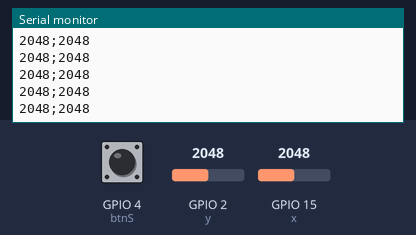
Recording of a sketch running on a simulated ESP32. On the bench: the last lines printed to the serial monitor. The test bench sets the inputs (shaded band); at power-on: GPIO 4 (btnS) HIGH, GPIO 2 (y) = 2048, GPIO 15 (x) = 2048.

Above: at 4.2 s.
4.3 s: GPIO 4 (btnS) pulled LOW for 0.15 s
At 4.31 s:
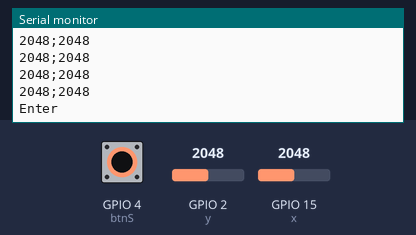
5.9 s: GPIO 2 (y) set to 2866
At 5.91 s:
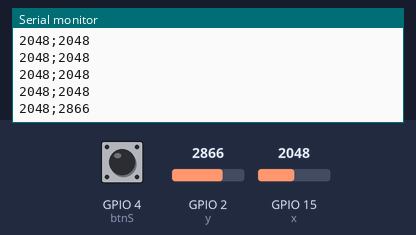
7.4 s: GPIO 15 (x) set to 2866
At 7.42 s:
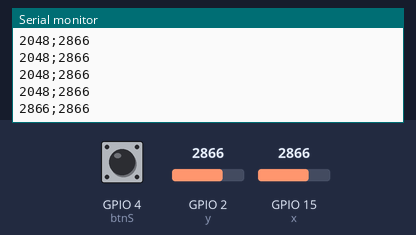
8.9 s: GPIO 2 (y) set to 3603
At 8.92 s:
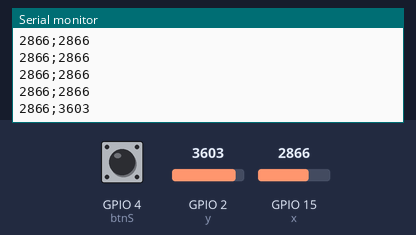
10.4 s: GPIO 15 (x) set to 3603
At 10.43 s:
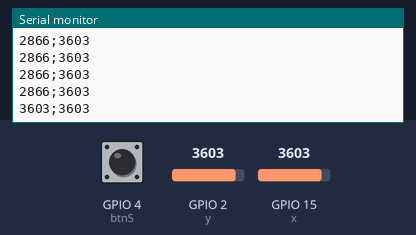
Timing chart, 0 to 12.9 s (numbered marks = the images above; inputs shaded):
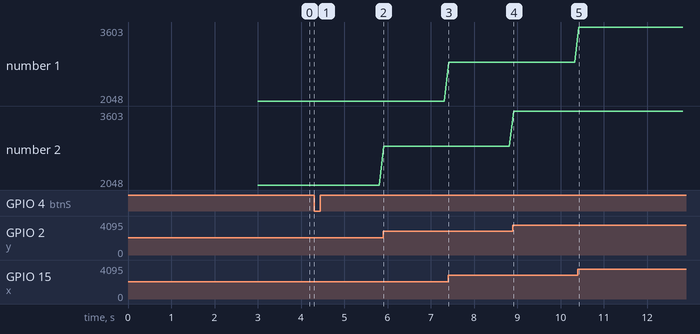

Measured:
- after the input at 4.3 s, the serial monitor: prints a new line at once (image 1)
- after the input at 5.9 s, the serial monitor: prints a new line at once (image 2)
- after the input at 7.4 s, the serial monitor: prints a new line at once (image 3)
- after the input at 8.9 s, the serial monitor: prints a new line at once (image 4)
- after the input at 10.4 s, the serial monitor: prints a new line at once (image 5)
- plotted number 2: 2048 → 2866 after the input at 5.9 s, 2866 → 3603 after the input at 8.9 s

The sketch:

code_ESP32.ino
```cpp
/*
  OBS: Pinos do joystic para baixo

  Esquerda  =   Y=0
  Cima      =   X=4095
  Direita   =   Y=4095
  Baixo     =   X=0


Envia: x ; y
  x > 0 = direita
  y > 0 = cima

*/

#define btnS 4 // botão Start (no joystick) - Quando pressionado = 0V

int x = 15; // Saída analógica (Eixo X) VrX
int y = 2;  // Saída analógica (Eixo Y) VrY

String txt = "";

void setup() {
  Serial.begin(115200);

  pinMode(btnS, INPUT_PULLUP); // Define o botão do joystick

  delay(3000);
}


void loop() {

  // Escreve mensagem que será enviada
  txt = String(analogRead(x)) + ";" + String(analogRead(y));

  // Enquanto o botão tiver apertado envia Enter
  if(digitalRead(btnS) == 0)  {
    txt = "Enter";
  }

  // Envia mensagem
  Serial.print(txt+"\n");
  delay(100);
}
```
